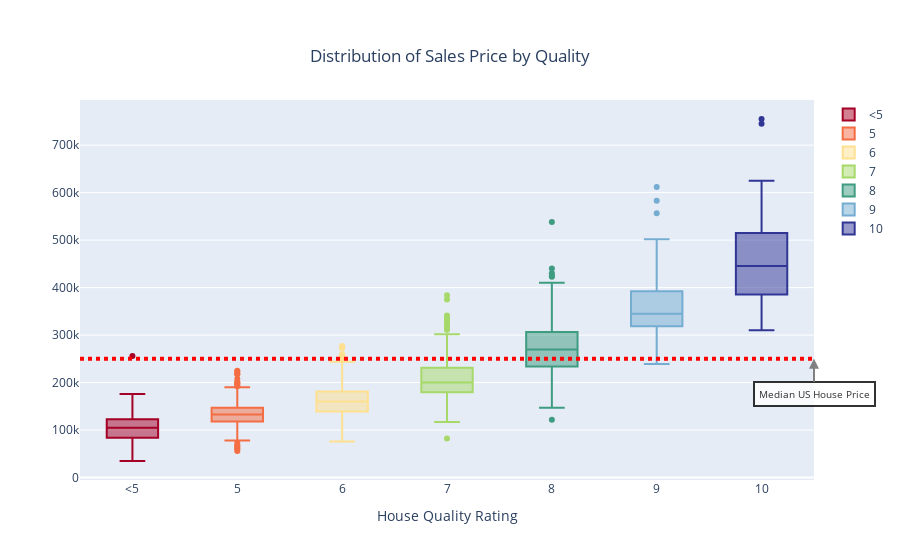

The notebook cell this image was saved under:
### Code cell
#What do the houses look like?

#OverallQual
qual_df = housing_df[['OverallQual', 'SalePrice']]
qual_df.loc[qual_df['OverallQual'] < 5, 'OverallQual'] = '<5'

x_box = ['<5', 5, 6, 7, 8, 9, 10]
yqual_box = []

box_colors = [px.colors.diverging.RdYlBu[0], px.colors.diverging.RdYlBu[2], px.colors.diverging.RdYlBu[4], px.colors.diverging.RdYlGn[7], px.colors.diverging.curl[3], px.colors.diverging.RdYlBu[8], px.colors.diverging.RdYlBu[10]]

rating_color_mapping = dict(zip(x_box, box_colors))

for qual_rating in x_box:
    y_values = qual_df.loc[qual_df['OverallQual'] == qual_rating, 'SalePrice'].values
    yqual_box.append(y_values)

fig = go.Figure()

for xd, yd, col in zip(x_box, yqual_box, box_colors):
    fig.add_trace(
        go.Box(
            y=yd,
            name=xd,
            marker=dict(
                color=col
            )
        )
    )

arrow_annotation=dict(
        x=1,
        y=250000,
        xref="paper",
        yref="y",
        text="Median US House Price",
        showarrow=True,
        font=dict(
            size=10,
            color="black"
            ),
        align="center",
        arrowhead=2,
        arrowsize=1,
        arrowwidth=2,
        arrowcolor="#636363",
        ax=0,
        ay=35,
        bordercolor="black",
        borderwidth=2,
        borderpad=4,
        bgcolor="#ffffff",
        opacity=0.8
        )

fig.update_layout(
    title=dict(
        text='Distribution of Sales Price by Quality',
        x=0.5,
        yanchor='top',
        xanchor='center'
        ),
    xaxis=dict(
        title='House Quality Rating', 
        type='category'
        ),
    yaxis=dict(
        tick0=0,
        dtick=100000
        ),
        shapes=[dict(
            xref= 'paper', 
            x0= 0, 
            x1= 1, 
            yref= 'y', 
            y0= 250000, 
            y1= 250000, 
            line=dict(
                color="Red", 
                width=4, 
                dash="dot")
            )
        ],
    annotations=[arrow_annotation]
)

### Figure 1 — Plotly figure (JSON) as saved in the notebook; plotly's stock layout.template omitted (floating-point values rounded to 4 significant figures; data arrays with more than 128 entries replaced by an {"elided": "..."} marker saying what was removed)
{"data": [{"marker": {"color": "rgb(165,0,38)"}, "name": "<5", "type": "box", "y": {"elided": "141 int values"}}, {"marker": {"color": "rgb(244,109,67)"}, "name": "5", "type": "box", "y": {"elided": "396 int values"}}, {"marker": {"color": "rgb(254,224,144)"}, "name": "6", "type": "box", "y": {"elided": "374 int values"}}, {"marker": {"color": "rgb(166,217,106)"}, "name": "7", "type": "box", "y": {"elided": "319 int values"}}, {"marker": {"color": "rgb(63, 156, 129)"}, "name": "8", "type": "box", "y": {"elided": "168 int values"}}, {"marker": {"color": "rgb(116,173,209)"}, "name": "9", "type": "box", "y": [345000, 277500, 319900, 385000, 412500, 501837, 415298, 360000, 342643, 377426, 266000, 437154, 318061, 394432, 380000, 326000, 374000, 446261, 315000, 325000, 313000, 314813, 370878, 285000, 320000, 264132, 485000, 582933, 350000, 328900, 611657, 320000, 239000, 395192, 315500, 556581, 335000, 367294, 378500, 325000, 333168, 315000, 377500]}, {"marker": {"color": "rgb(49,54,149)"}, "name": "10", "type": "box", "y": [438780, 475000, 386250, 426000, 555000, 402861, 325000, 451950, 755000, 385000, 337500, 625000, 745000, 465000, 466500, 310000]}], "layout": {"annotations": [{"align": "center", "arrowcolor": "#636363", "arrowhead": 2, "arrowsize": 1, "arrowwidth": 2, "ax": 0, "ay": 35, "bgcolor": "#ffffff", "bordercolor": "black", "borderpad": 4, "borderwidth": 2, "font": {"color": "black", "size": 10}, "opacity": 0.8, "showarrow": true, "text": "Median US House Price", "x": 1, "xref": "paper", "y": 250000, "yref": "y"}], "shapes": [{"line": {"color": "Red", "dash": "dot", "width": 4}, "x0": 0, "x1": 1, "xref": "paper", "y0": 250000, "y1": 250000, "yref": "y"}], "title": {"text": "Distribution of Sales Price by Quality", "x": 0.5, "xanchor": "center", "yanchor": "top"}, "xaxis": {"title": {"text": "House Quality Rating"}, "type": "category"}, "yaxis": {"dtick": 100000, "tick0": 0}}}
